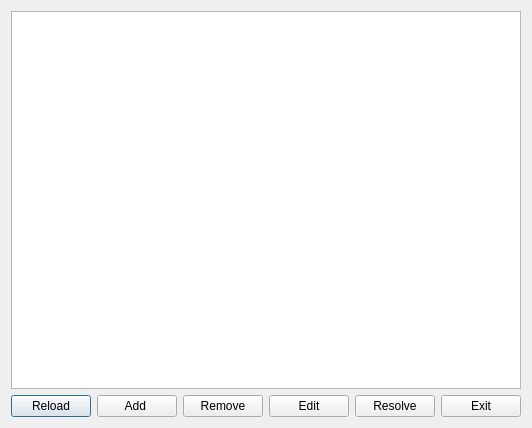
<?xml version="1.0" encoding="UTF-8"?>
<ui version="4.0">
 <class>CharacterIdentifier</class>
 <widget class="QDialog" name="CharacterIdentifier">
  <property name="geometry">
   <rect>
    <x>0</x>
    <y>0</y>
    <width>500</width>
    <height>428</height>
   </rect>
  </property>
  <property name="font">
   <font>
    <stylestrategy>PreferAntialias</stylestrategy>
   </font>
  </property>
  <property name="contextMenuPolicy">
   <enum>Qt::PreventContextMenu</enum>
  </property>
  <property name="windowTitle">
   <string>Dialog</string>
  </property>
  <layout class="QVBoxLayout" name="verticalLayout_main">
   <item>
    <widget class="QGraphicsView" name="graphicsView"/>
   </item>
   <item>
    <layout class="QHBoxLayout" name="horizontalLayout_buttons">
     <item>
      <widget class="QPushButton" name="pushButton_reload">
       <property name="text">
        <string>Reload</string>
       </property>
      </widget>
     </item>
     <item>
      <widget class="QPushButton" name="pushButton_add">
       <property name="text">
        <string>Add </string>
       </property>
      </widget>
     </item>
     <item>
      <widget class="QPushButton" name="pushButton_remove">
       <property name="text">
        <string>Remove</string>
       </property>
      </widget>
     </item>
     <item>
      <widget class="QPushButton" name="pushButton_edit">
       <property name="text">
        <string>Edit</string>
       </property>
      </widget>
     </item>
     <item>
      <widget class="QPushButton" name="pushButton_resolve">
       <property name="text">
        <string>Resolve</string>
       </property>
      </widget>
     </item>
     <item>
      <widget class="QPushButton" name="pushButton_exit">
       <property name="text">
        <string>Exit</string>
       </property>
      </widget>
     </item>
    </layout>
   </item>
  </layout>
 </widget>
 <resources/>
 <connections/>
</ui>
